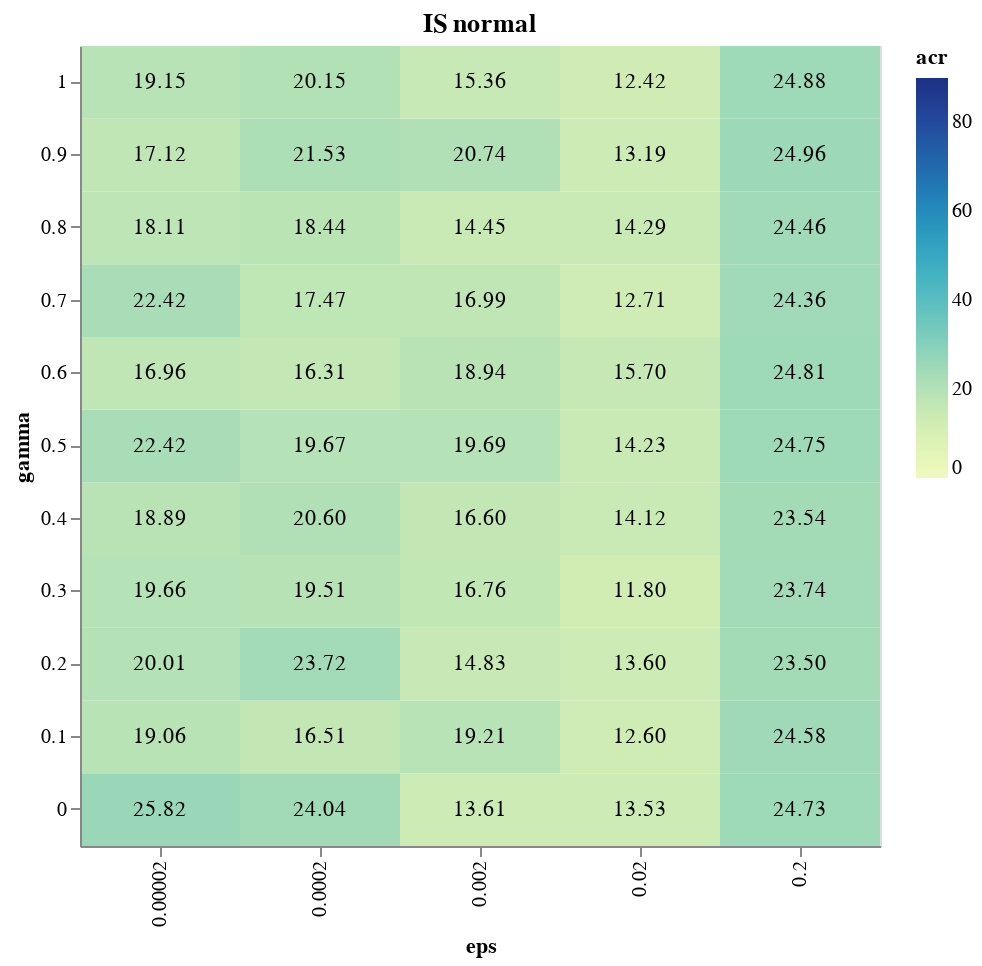

Here is the notebook cell this chart was saved with:
### Code cell
heatmap + text

### Figure 1 — Vega-Lite specification as saved in the notebook (floating-point values rounded to 4 significant figures)
{"config": {"view": {"continuousWidth": 400, "continuousHeight": 300}}, "layer": [{"mark": "rect", "encoding": {"color": {"field": "acr", "scale": {"domain": [0, 90]}, "type": "quantitative"}, "x": {"field": "eps", "type": "ordinal"}, "y": {"field": "gamma", "sort": {"field": "gamma", "order": "descending"}, "type": "ordinal"}}, "height": 400, "title": "IS normal", "width": 400}, {"mark": "text", "encoding": {"color": {"value": "black"}, "text": {"field": "acr", "format": ".2f", "type": "quantitative"}, "x": {"field": "eps", "type": "ordinal"}, "y": {"field": "gamma", "sort": {"field": "gamma", "order": "descending"}, "type": "ordinal"}}, "height": 400, "title": "IS normal", "width": 400}], "data": {"name": "data-37c1c1b11aeb410a456405968423fac7"}, "$schema": "https://vega.github.io/schema/vega-lite/v4.17.0.json", "datasets": {"data-37c1c1b11aeb410a456405968423fac7": [{"gamma": 0.0, "eps": 2e-05, "acr": 25.82, "g_reps": 0.3136, "nice_eps": 0.5564, "AllD": 0.6504, "pDisc": 0.2884, "Disc": 0.0308, "AllC": 0.0304}, {"gamma": 0.0, "eps": 0.0002, "acr": 24.04, "g_reps": 0.2222, "nice_eps": 0.4162, "AllD": 0.7326, "pDisc": 0.2068, "Disc": 0.0018, "AllC": 0.0588}, {"gamma": 0.0, "eps": 0.002, "acr": 13.61, "g_reps": 0.1837, "nice_eps": 0.4278, "AllD": 0.791, "pDisc": 0.1486, "Disc": 0.001224, "AllC": 0.05918}, {"gamma": 0.0, "eps": 0.02, "acr": 13.53, "g_reps": 0.07959, "nice_eps": 0.5098, "AllD": 0.8759, "pDisc": 0.06816, "Disc": 0.04245, "AllC": 0.01347}, {"gamma": 0.0, "eps": 0.2, "acr": 24.73, "g_reps": 0.2316, "nice_eps": 0.5564, "AllD": 0.916, "pDisc": 0.0424, "Disc": 0.0212, "AllC": 0.0204}, {"gamma": 0.1, "eps": 2e-05, "acr": 19.06, "g_reps": 0.1716, "nice_eps": 0.58, "AllD": 0.7692, "pDisc": 0.21, "Disc": 0.008, "AllC": 0.0128}, {"gamma": 0.1, "eps": 0.0002, "acr": 16.51, "g_reps": 0.1698, "nice_eps": 0.533, "AllD": 0.7772, "pDisc": 0.1782, "Disc": 0.0048, "AllC": 0.0398}, {"gamma": 0.1, "eps": 0.002, "acr": 19.21, "g_reps": 0.1904, "nice_eps": 0.5124, "AllD": 0.7732, "pDisc": 0.1168, "Disc": 0.024, "AllC": 0.086}, {"gamma": 0.1, "eps": 0.02, "acr": 12.6, "g_reps": 0.1076, "nice_eps": 0.5384, "AllD": 0.8544, "pDisc": 0.1108, "Disc": 0.0088, "AllC": 0.026}, {"gamma": 0.1, "eps": 0.2, "acr": 24.58, "g_reps": 0.2456, "nice_eps": 0.478, "AllD": 0.87, "pDisc": 0.0552, "Disc": 0.016, "AllC": 0.0588}, {"gamma": 0.2, "eps": 2e-05, "acr": 20.01, "g_reps": 0.1732, "nice_eps": 0.5604, "AllD": 0.7208, "pDisc": 0.2248, "Disc": 0.0076, "AllC": 0.0468}, {"gamma": 0.2, "eps": 0.0002, "acr": 23.72, "g_reps": 0.1886, "nice_eps": 0.4308, "AllD": 0.7062, "pDisc": 0.233, "Disc": 0.0252, "AllC": 0.0356}, {"gamma": 0.2, "eps": 0.002, "acr": 14.83, "g_reps": 0.1176, "nice_eps": 0.4608, "AllD": 0.7327, "pDisc": 0.1902, "Disc": 0.05429, "AllC": 0.02286}, {"gamma": 0.2, "eps": 0.02, "acr": 13.6, "g_reps": 0.1612, "nice_eps": 0.378, "AllD": 0.7744, "pDisc": 0.1168, "Disc": 0.0524, "AllC": 0.0564}, {"gamma": 0.2, "eps": 0.2, "acr": 23.5, "g_reps": 0.2188, "nice_eps": 0.4496, "AllD": 0.9284, "pDisc": 0.0628, "Disc": 0.0004, "AllC": 0.0084}, {"gamma": 0.3, "eps": 2e-05, "acr": 19.66, "g_reps": 0.074, "nice_eps": 0.4028, "AllD": 0.8536, "pDisc": 0.1084, "Disc": 0.018, "AllC": 0.02}, {"gamma": 0.3, "eps": 0.0002, "acr": 19.51, "g_reps": 0.2022, "nice_eps": 0.4904, "AllD": 0.7006, "pDisc": 0.265, "Disc": 0.0112, "AllC": 0.0232}, {"gamma": 0.3, "eps": 0.002, "acr": 16.76, "g_reps": 0.149, "nice_eps": 0.5429, "AllD": 0.7539, "pDisc": 0.2004, "Disc": 0.01143, "AllC": 0.03429}, {"gamma": 0.3, "eps": 0.02, "acr": 11.8, "g_reps": 0.056, "nice_eps": 0.6004, "AllD": 0.9448, "pDisc": 0.022, "Disc": 0.0052, "AllC": 0.028}, {"gamma": 0.3, "eps": 0.2, "acr": 23.74, "g_reps": 0.2204, "nice_eps": 0.5796, "AllD": 0.9532, "pDisc": 0.0108, "Disc": 0.0212, "AllC": 0.0148}, {"gamma": 0.4, "eps": 2e-05, "acr": 18.89, "g_reps": 0.1332, "nice_eps": 0.4276, "AllD": 0.7356, "pDisc": 0.23, "Disc": 0.0216, "AllC": 0.0128}, {"gamma": 0.4, "eps": 0.0002, "acr": 20.6, "g_reps": 0.163, "nice_eps": 0.5402, "AllD": 0.706, "pDisc": 0.2512, "Disc": 0.0214, "AllC": 0.0214}, {"gamma": 0.4, "eps": 0.002, "acr": 16.6, "g_reps": 0.2314, "nice_eps": 0.5143, "AllD": 0.6282, "pDisc": 0.2759, "Disc": 0.0498, "AllC": 0.04612}, {"gamma": 0.4, "eps": 0.02, "acr": 14.12, "g_reps": 0.06, "nice_eps": 0.5952, "AllD": 0.9172, "pDisc": 0.0552, "Disc": 0.0136, "AllC": 0.014}, {"gamma": 0.4, "eps": 0.2, "acr": 23.54, "g_reps": 0.2248, "nice_eps": 0.558, "AllD": 0.9436, "pDisc": 0.034, "Disc": 0.0036, "AllC": 0.0188}, {"gamma": 0.5, "eps": 2e-05, "acr": 22.42, "g_reps": 0.2088, "nice_eps": 0.4304, "AllD": 0.632, "pDisc": 0.2288, "Disc": 0.0668, "AllC": 0.0724}, {"gamma": 0.5, "eps": 0.0002, "acr": 19.67, "g_reps": 0.266, "nice_eps": 0.4648, "AllD": 0.6338, "pDisc": 0.309, "Disc": 0.028, "AllC": 0.0292}, {"gamma": 0.5, "eps": 0.002, "acr": 19.69, "g_reps": 0.2596, "nice_eps": 0.594, "AllD": 0.6748, "pDisc": 0.1984, "Disc": 0.03, "AllC": 0.0968}, {"gamma": 0.5, "eps": 0.02, "acr": 14.23, "g_reps": 0.1436, "nice_eps": 0.4436, "AllD": 0.798, "pDisc": 0.0816, "Disc": 0.06, "AllC": 0.0604}, {"gamma": 0.5, "eps": 0.2, "acr": 24.75, "g_reps": 0.2296, "nice_eps": 0.46, "AllD": 0.9056, "pDisc": 0.0704, "Disc": 0.0012, "AllC": 0.0228}, {"gamma": 0.6, "eps": 2e-05, "acr": 16.96, "g_reps": 0.132, "nice_eps": 0.5344, "AllD": 0.6864, "pDisc": 0.2584, "Disc": 0.0188, "AllC": 0.0364}, {"gamma": 0.6, "eps": 0.0002, "acr": 16.31, "g_reps": 0.2012, "nice_eps": 0.4167, "AllD": 0.6963, "pDisc": 0.2464, "Disc": 0.02639, "AllC": 0.03093}, {"gamma": 0.6, "eps": 0.002, "acr": 18.94, "g_reps": 0.2332, "nice_eps": 0.5092, "AllD": 0.686, "pDisc": 0.2064, "Disc": 0.0212, "AllC": 0.0864}, {"gamma": 0.6, "eps": 0.02, "acr": 15.7, "g_reps": 0.1348, "nice_eps": 0.4, "AllD": 0.8368, "pDisc": 0.078, "Disc": 0.0304, "AllC": 0.0548}, {"gamma": 0.6, "eps": 0.2, "acr": 24.81, "g_reps": 0.2596, "nice_eps": 0.498, "AllD": 0.8772, "pDisc": 0.058, "Disc": 0.0188, "AllC": 0.046}, {"gamma": 0.7, "eps": 2e-05, "acr": 22.42, "g_reps": 0.2096, "nice_eps": 0.5284, "AllD": 0.7156, "pDisc": 0.2064, "Disc": 0.0476, "AllC": 0.0304}, {"gamma": 0.7, "eps": 0.0002, "acr": 17.47, "g_reps": 0.2368, "nice_eps": 0.4468, "AllD": 0.6042, "pDisc": 0.3072, "Disc": 0.0528, "AllC": 0.0358}, {"gamma": 0.7, "eps": 0.002, "acr": 16.99, "g_reps": 0.1592, "nice_eps": 0.5756, "AllD": 0.7684, "pDisc": 0.196, "Disc": 0.022, "AllC": 0.0136}, {"gamma": 0.7, "eps": 0.02, "acr": 12.71, "g_reps": 0.1152, "nice_eps": 0.5144, "AllD": 0.8504, "pDisc": 0.0752, "Disc": 0.0252, "AllC": 0.0492}, {"gamma": 0.7, "eps": 0.2, "acr": 24.36, "g_reps": 0.2364, "nice_eps": 0.446, "AllD": 0.9076, "pDisc": 0.0536, "Disc": 0.0232, "AllC": 0.0156}, {"gamma": 0.8, "eps": 2e-05, "acr": 18.11, "g_reps": 0.128, "nice_eps": 0.5588, "AllD": 0.768, "pDisc": 0.1884, "Disc": 0.0272, "AllC": 0.0164}, {"gamma": 0.8, "eps": 0.0002, "acr": 18.44, "g_reps": 0.1447, "nice_eps": 0.5496, "AllD": 0.7422, "pDisc": 0.2347, "Disc": 0.005918, "AllC": 0.01714}, {"gamma": 0.8, "eps": 0.002, "acr": 14.45, "g_reps": 0.2444, "nice_eps": 0.524, "AllD": 0.6828, "pDisc": 0.2204, "Disc": 0.018, "AllC": 0.0788}, {"gamma": 0.8, "eps": 0.02, "acr": 14.29, "g_reps": 0.122, "nice_eps": 0.53, "AllD": 0.874, "pDisc": 0.0524, "Disc": 0.0092, "AllC": 0.0644}, {"gamma": 0.8, "eps": 0.2, "acr": 24.46, "g_reps": 0.2072, "nice_eps": 0.4956, "AllD": 0.956, "pDisc": 0.0336, "Disc": 0.0016, "AllC": 0.0088}, {"gamma": 0.9, "eps": 2e-05, "acr": 17.12, "g_reps": 0.192, "nice_eps": 0.4388, "AllD": 0.6496, "pDisc": 0.2732, "Disc": 0.0476, "AllC": 0.0296}, {"gamma": 0.9, "eps": 0.0002, "acr": 21.53, "g_reps": 0.1549, "nice_eps": 0.4812, "AllD": 0.7343, "pDisc": 0.2244, "Disc": 0.001212, "AllC": 0.04}, {"gamma": 0.9, "eps": 0.002, "acr": 20.74, "g_reps": 0.172, "nice_eps": 0.4828, "AllD": 0.716, "pDisc": 0.224, "Disc": 0.0068, "AllC": 0.0532}, {"gamma": 0.9, "eps": 0.02, "acr": 13.19, "g_reps": 0.1352, "nice_eps": 0.5756, "AllD": 0.8, "pDisc": 0.1272, "Disc": 0.0244, "AllC": 0.0484}, {"gamma": 0.9, "eps": 0.2, "acr": 24.96, "g_reps": 0.226, "nice_eps": 0.482, "AllD": 0.9324, "pDisc": 0.0496, "Disc": 0.018, "AllC": 0.0}, {"gamma": 1.0, "eps": 2e-05, "acr": 19.15, "g_reps": 0.1008, "nice_eps": 0.5112, "AllD": 0.8436, "pDisc": 0.146, "Disc": 0.0, "AllC": 0.0104}, {"gamma": 1.0, "eps": 0.0002, "acr": 20.15, "g_reps": 0.1715, "nice_eps": 0.4586, "AllD": 0.7251, "pDisc": 0.2281, "Disc": 0.02222, "AllC": 0.02465}, {"gamma": 1.0, "eps": 0.002, "acr": 15.36, "g_reps": 0.2152, "nice_eps": 0.526, "AllD": 0.6964, "pDisc": 0.2016, "Disc": 0.0392, "AllC": 0.0628}, {"gamma": 1.0, "eps": 0.02, "acr": 12.42, "g_reps": 0.1252, "nice_eps": 0.3308, "AllD": 0.8092, "pDisc": 0.1536, "Disc": 0.0068, "AllC": 0.0304}, {"gamma": 1.0, "eps": 0.2, "acr": 24.88, "g_reps": 0.2436, "nice_eps": 0.4732, "AllD": 0.8844, "pDisc": 0.072, "Disc": 0.0424, "AllC": 0.0012}]}}
